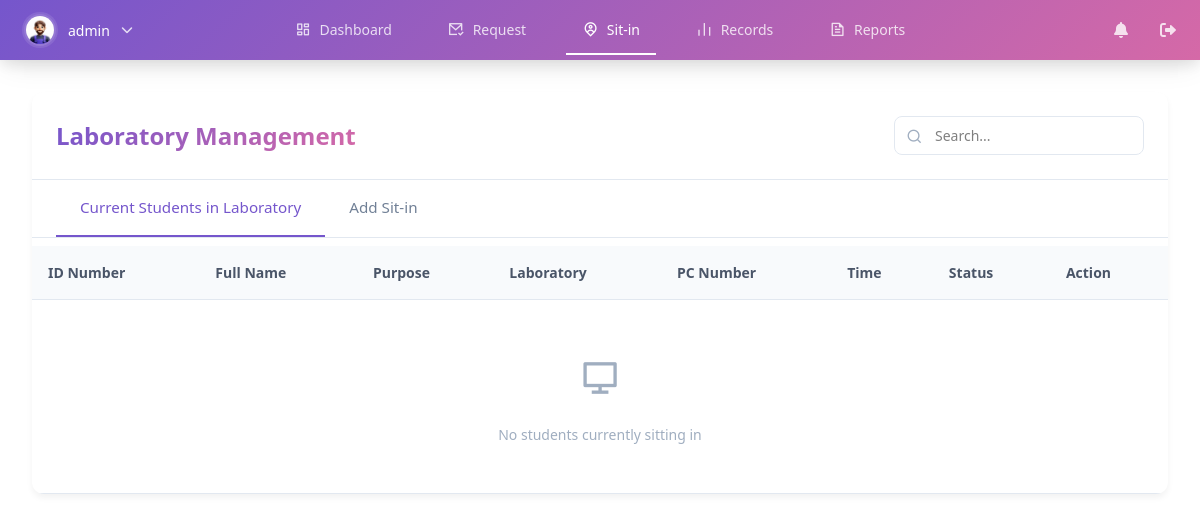
The page /view/sit-in.php (signed in) on the database as committed earlier.
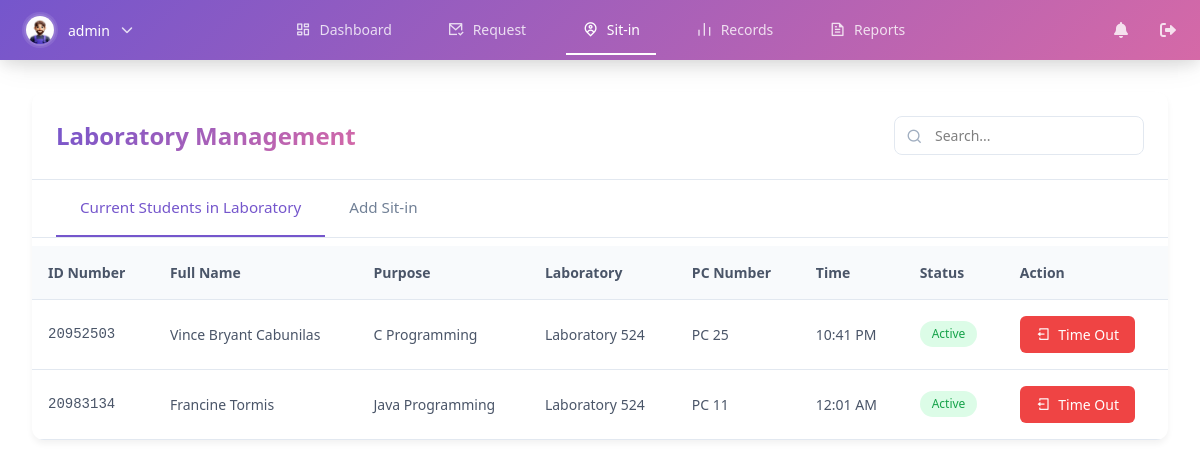
The same page on the database as committed later.
### tables this page shows
CREATE TABLE `sit_ins` (
  `id` int(11) NOT NULL,
  `idno` varchar(20) NOT NULL,
  `fullname` varchar(100) NOT NULL,
  `purpose` varchar(50) NOT NULL,
  `laboratory` varchar(10) NOT NULL,
  `pc_number` int(11) NOT NULL,
  `time_in` time NOT NULL,
  `time_out` time DEFAULT NULL,
  `date` date NOT NULL,
  `created_at` timestamp NOT NULL DEFAULT current_timestamp(),
  `status` varchar(20) NOT NULL DEFAULT 'active'
);

CREATE TABLE `users` (
  `id` int(20) NOT NULL,
  `idno` varchar(20) NOT NULL,
  `lastname` varchar(50) NOT NULL,
  `firstname` varchar(50) NOT NULL,
  `middlename` varchar(50) DEFAULT NULL,
  `course` varchar(20) NOT NULL,
  `year` int(1) NOT NULL,
  `username` varchar(50) NOT NULL,
  `password` varchar(255) NOT NULL,
  `email` varchar(100) DEFAULT NULL,
  `address` text DEFAULT NULL,
  `remaining_sessions` int(11) NOT NULL DEFAULT 30,
  `role` varchar(20) NOT NULL,
  `profile_image` varchar(255) DEFAULT NULL,
  `created_at` timestamp NOT NULL DEFAULT current_timestamp()
);

### view/sit-in.php (the view, shortened to what this page needs)
<?php
require_once '../config/db_connect.php';
$current_students = [];
$query = "SELECT s.*, u.firstname, u.lastname
          FROM sit_ins s
          LEFT JOIN users u ON s.idno = u.idno
          WHERE s.time_out IS NULL
          AND s.status = 'active'
          ORDER BY s.time_in DESC";
$result = $conn->query($query);
if ($result) {
    while ($row = $result->fetch_assoc()) {
        $current_students[] = $row;
    }
}
?>
<!DOCTYPE html>
<html lang="en">
<head>
    <link rel="stylesheet" href="../assets/css/styles.css">
    <link rel="stylesheet" href="https://cdnjs.cloudflare.com/ajax/libs/font-awesome/6.0.0/css/all.min.css">
    <link rel="stylesheet" href="https://cdnjs.cloudflare.com/ajax/libs/remixicon/4.6.0/remixicon.css">
    <script src="https://unpkg.com/@tailwindcss/browser@4"></script>
</head>
<body>
    <div class="nav-container">
        <div class="nav-wrapper">
            <div class="nav-profile">
                <div class="profile-trigger" id="profile-trigger">
                    <img src="<?php echo isset($_SESSION['profile_image']) ? htmlspecialchars($_SESSION['profile_image']) : '../assets/images/logo/AVATAR.png'; ?>"
                         alt="Profile">
                    <span class="username"><?php echo htmlspecialchars($_SESSION['username']); ?></span>
                    <i class="fas fa-chevron-down"></i>
                </div>
            </div>
            <nav class="nav-links">
                <a href="admin_dashboard.php" class="nav-link ">
                    <i class="ri-dashboard-line"></i>
                    <span>Dashboard</span>
                </a>
                <a href="request.php" class="nav-link">
                    <i class="ri-mail-check-line"></i>
                    <span>Request</span>
                </a>
                <a href="sit-in.php" class="nav-link active">
                    <i class="ri-map-pin-user-line"></i>
                    <span>Sit-in</span>
                </a>
                <a href="records.php" class="nav-link">
                    <i class="ri-bar-chart-line"></i>
                    <span>Records</span>
                </a>
                <a href="reports.php" class="nav-link">
                    <i class="ri-file-text-line"></i>
                    <span>Reports</span>
                </a>
            </nav>
            <div class="nav-actions">
                <a href="#" class="action-link">
                    <i class="fas fa-bell"></i>
                </a>
                <a href="../auth/logout.php" class="action-link">
                    <i class="fas fa-sign-out-alt"></i>
                </a>
            </div>
        </div>
    </div>
    <div class="content-wrapper">
        <div class="table-wrapper">
            <div class="table-header">
                <h2>Laboratory Management</h2>
                <div class="table-actions">
                    <div class="search-box">
                        <i class="ri-search-line"></i>
                        <input type="text" id="searchInput" placeholder="Search...">
                    </div>
                </div>
            </div>
            <div class="filter-tabs">
                <div class="filter-tab active" data-target="current-students">Current Students in Laboratory</div>
                <div class="filter-tab" data-target="add-sitin">Add Sit-in</div>
            </div>
            <div id="current-students" class="view-container active">
                <div class="table-container">
                    <table class="modern-table">
                        <thead>
                            <tr>
                                <th>ID Number</th>
                                <th>Full Name</th>
                                <th>Purpose</th>
                                <th>Laboratory</th>
                                <th>PC Number</th>
                                <th>Time</th>
                                <th>Status</th>
                                <th>Action</th>
                            </tr>
                        </thead>
                        <tbody>
                            <?php if (empty($current_students)): ?>
                                <tr>
                                    <td colspan="8" class="empty-state">
                                        <div class="empty-state-content">
                                            <i class="ri-computer-line"></i>
                                            <p>No students currently sitting in</p>
                                        </div>
                                    </td>
                                </tr>
                            <?php else: ?>
                                <?php foreach ($current_students as $student): ?>
                                    <tr>
                                        <td class="font-mono"><?php echo htmlspecialchars($student['idno']); ?></td>
                                        <td>
                                            <?php
                                            if (!empty($student['firstname']) && !empty($student['lastname'])) {
                                                echo htmlspecialchars($student['firstname'] . ' ' . $student['lastname']);
                                            } else {
                                                echo htmlspecialchars($student['fullname']);
                                            }
                                            ?>
                                        </td>
                                        <td><span class="purpose-badge"><?php echo htmlspecialchars($student['purpose']); ?></span></td>
                                        <td>Laboratory <?php echo htmlspecialchars($student['laboratory']); ?></td>
                                        <td>PC <?php echo htmlspecialchars($student['pc_number']); ?></td>
                                        <td><?php echo date('h:i A', strtotime($student['time_in'])); ?></td>
                                        <td><span class="status-badge active">Active</span></td>
                                        <td>
                                            <button class="action-button danger" onclick="markTimeOut('<?php echo $student['id']; ?>')">
                                                <i class="ri-logout-box-line"></i> Time Out
                                            </button>
                                        </td>
                                    </tr>
                                <?php endforeach; ?>
                            <?php endif; ?>
                        </tbody>
                    </table>
                </div>
            </div>
        </div>
    </div>
</body>
</html>

### assets/css/styles.css (style rules this page uses)
:root { --primary-color: rgba(117,86,204,1); --secondary-color: rgba(213,105,167,1); --nav-height: 60px; }
body { font-family: 'Segoe UI', Tahoma, Geneva, Verdana, sans-serif; margin: 0; padding: 0; min-height: 100vh; }
.nav-container { margin: 0 auto; width: 100%; position: fixed; top: 0; background: linear-gradient(135deg, var(--primary-color), var(--secondary-color)); z-index: 1000; color: white; box-shadow: 0 4px 15px rgba(0, 0, 0, 0.1), 0 8px 30px -5px rgba(0, 0, 0, 0.1); }
.nav-container a { color: rgba(255, 255, 255, 0.8); }
.nav-container .profile-trigger { transition: all 0.3s ease; }
.nav-container .profile-trigger img { box-shadow: 0 0 0 2px rgba(255, 255, 255, 0.1); }
.nav-wrapper { max-width: 1650px; margin: 0 auto; display: flex; justify-content: space-between; align-items: center; padding: 0 1rem; height: var(--nav-height); }
.nav-profile { flex: 1; }
.profile-trigger { display: flex; align-items: center; gap: 0.75rem; cursor: pointer; padding: 0.5rem; border-radius: 0.5rem; transition: background-color 0.2s; }
.profile-trigger img { width: 2rem; height: 2rem; border-radius: 50%; object-fit: cover; border: 2px solid rgba(255, 255, 255, 0.2); }
.profile-trigger .username { color: white; font-size: 0.875rem; font-weight: 500; }
.profile-trigger i { color: rgba(255, 255, 255, 0.8); font-size: 0.75rem; }
.nav-links { display: flex; gap: 1.5rem; align-items: center; }
.nav-link { display: flex; align-items: center; gap: 0.5rem; padding: 0.75rem 1rem; color: rgba(255, 255, 255, 0.8); text-decoration: none; font-weight: 500; font-size: 0.875rem; border-bottom: 2px solid transparent; transition: all 0.2s; }
.nav-link.active { color: white; border-bottom-color: white; }
.nav-link i { font-size: 1rem; }
.nav-actions { flex: 1; display: flex; justify-content: flex-end; gap: 1rem; }
.action-link { color: rgba(255, 255, 255, 0.8); padding: 0.5rem; border-radius: 0.5rem; transition: all 0.2s; }

### view/sit-in.php (style rules this page uses)
.content-wrapper { display: flex; justify-content: center; align-items: flex-start; min-height: calc(100vh - var(--nav-height)); padding: 2rem; margin-top: var(--nav-height); }
.table-wrapper { background: white; border-radius: 12px; box-shadow: 0 4px 6px rgba(0, 0, 0, 0.05); width: 100%; max-width: 1600px; padding: 0; overflow: hidden; }
.table-header { display: flex; justify-content: space-between; align-items: center; padding: 1.5rem; border-bottom: 1px solid #e2e8f0; }
.table-header h2 { font-size: 1.5rem; background: linear-gradient(135deg, var(--primary-color), var(--secondary-color)); -webkit-background-clip: text; background-clip: text; -webkit-text-fill-color: transparent; font-weight: 600; }
.search-box { position: relative; width: 250px; }
.search-box input { width: 100%; padding: 0.5rem 1rem 0.5rem 2.5rem; border: 1px solid #e2e8f0; border-radius: 8px; font-size: 0.875rem; transition: all 0.2s; }
.search-box i { position: absolute; left: 0.75rem; top: 50%; transform: translateY(-50%); color: #a0aec0; }
.modern-table { width: 100%; border-collapse: separate; border-spacing: 0; }
.modern-table th { background: #f8fafc; padding: 1rem; text-align: left; font-size: 0.875rem; font-weight: 600; color: #4a5568; border-bottom: 1px solid #e2e8f0; }
.modern-table td { padding: 1rem; font-size: 0.875rem; color: #4a5568; border-bottom: 1px solid #e2e8f0; }
.status-badge { display: inline-block; padding: 0.25rem 0.75rem; border-radius: 20px; font-size: 0.75rem; font-weight: 500; }
.status-badge.active { background: #dcfce7; color: #16a34a; }
.action-button { padding: 0.5rem 1rem; border: none; border-radius: 6px; font-size: 0.875rem; font-weight: 500; display: flex; align-items: center; gap: 0.5rem; cursor: pointer; transition: all 0.2s; }
.action-button.danger { background: #ef4444; color: white; }
.filter-tabs { display: flex; padding: 0 1.5rem; border-bottom: 1px solid #e2e8f0; margin-bottom: 0.5rem; }
.filter-tab { padding: 1rem 1.5rem; font-size: 0.95rem; font-weight: 500; color: #718096; cursor: pointer; border-bottom: 2px solid transparent; transition: all 0.2s; }
.filter-tab.active { color: var(--primary-color); border-bottom-color: var(--primary-color); }
.view-container { display: none; }
.view-container.active { display: block; }
.empty-state { text-align: center; padding: 3rem !important; }
.empty-state-content { display: flex; flex-direction: column; align-items: center; gap: 1rem; color: #a0aec0; }
.empty-state-content i { font-size: 2.5rem; }

Rows that differ between the two databases and show on the page:
added sit_ins: idno "20952503", users.firstname+lastname "Vince Bryant Cabunilas", purpose "C Programming", laboratory "524", pc_number "25", time_in "10:41 PM"
added sit_ins: idno "20983134", users.firstname+lastname "Francine Tormis", purpose "Java Programming", laboratory "524", pc_number "11", time_in "12:01 AM"
Other text that changed with them:
text no longer shown: "No students currently sitting in"
